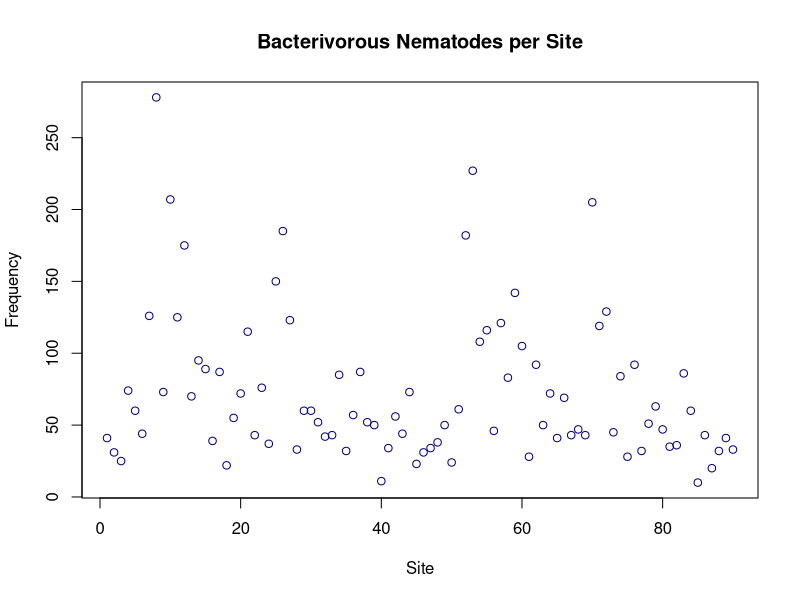

Write the R code that produced this figure.
nematode <- read.csv("nematode.csv")

Bacterivorous <- nematode$Bacterivorous

Site <- nematode$Site

plot(nematode$Bacterivorous, 
     breaks = 15,
     col = "navy", 
     xlab = "Site",
     ylab = "Frequency",
     main = "Bacterivorous Nematodes per Site")
